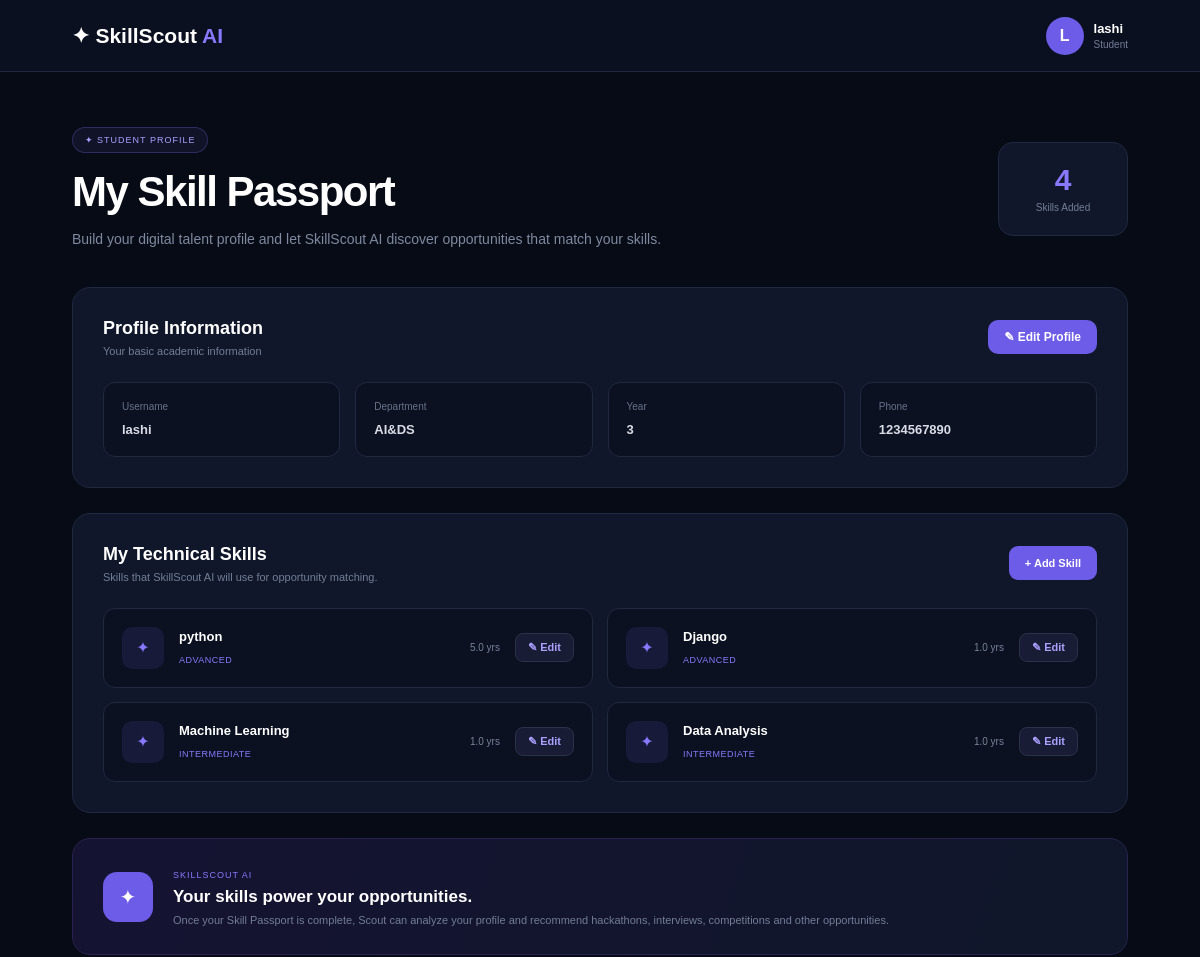
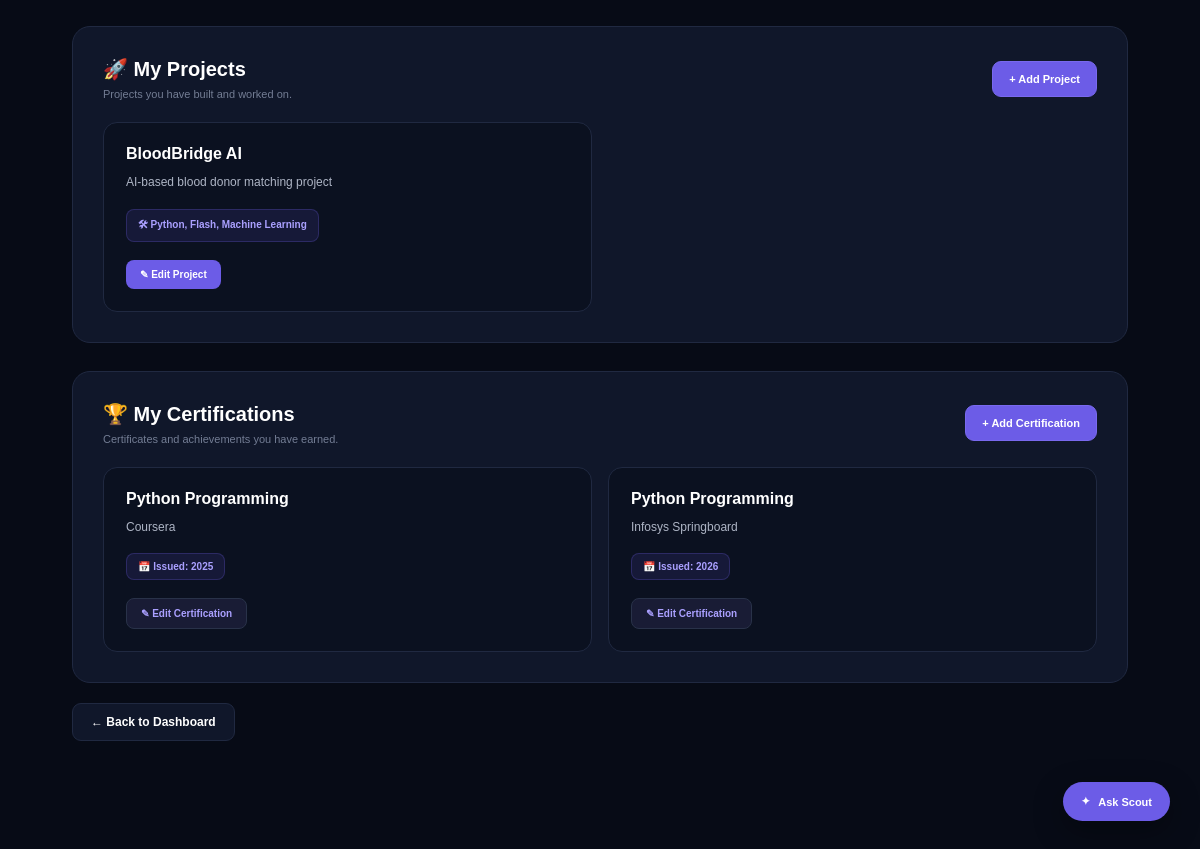
The app's page /student/skills/ (signed in) with its own data (2 pictures, top to bottom).
### core/models.py (models this page shows, shortened)
class Profile(models.Model):
    ROLE_CHOICES = [
        ("STUDENT", "Student"),
        ("STAFF", "Staff"),
        ("HOD", "HOD"),
    ]
    user = models.OneToOneField(
        User,
        on_delete=models.CASCADE
    )
    role = models.CharField(
        max_length=20,
        choices=ROLE_CHOICES,
        default="STUDENT"
    )
    department = models.CharField(
        max_length=100,
        blank=True
    )
    phone = models.CharField(
        max_length=15,
        blank=True
    )
    year = models.PositiveIntegerField(
        null=True,
        blank=True
    )

class StudentSkill(models.Model):
    SKILL_LEVELS = [
        ("BEGINNER", "Beginner"),
        ("INTERMEDIATE", "Intermediate"),
        ("ADVANCED", "Advanced"),
        ("EXPERT", "Expert"),
    ]
    profile = models.ForeignKey(
        Profile,
        on_delete=models.CASCADE,
        related_name="skills"
    )
    skill_name = models.CharField(
        max_length=100
    )
    skill_level = models.CharField(
        max_length=20,
        choices=SKILL_LEVELS,
        default="BEGINNER"
    )
    years_experience = models.FloatField(
        default=0
    )

class StudentProject(models.Model):
    profile = models.ForeignKey(
        Profile,
        on_delete=models.CASCADE,
        related_name="projects"
    )
    project_title = models.CharField(
        max_length=150
    )
    description = models.TextField(
        blank=True
    )
    technologies = models.CharField(
        max_length=300,
        blank=True
    )
    project_type = models.CharField(
        max_length=100,
        blank=True
    )

class StudentCertification(models.Model):
    profile = models.ForeignKey(
        Profile,
        on_delete=models.CASCADE,
        related_name="certifications"
    )
    certificate_name = models.CharField(
        max_length=150
    )
    issuing_organization = models.CharField(
        max_length=150
    )
    issue_year = models.PositiveIntegerField(
        null=True,
        blank=True
    )

### core/views.py (the view)
# urls.py: path("student/skills/", skill_passport, name="skill_passport"),
def skill_passport(request):
    profile, created = Profile.objects.get_or_create(
        user=request.user,
        defaults={
            "role": "STUDENT"
        }
    )
    if request.method == "POST":
        form = StudentSkillForm(request.POST)
        if form.is_valid():
            skill = form.save(commit=False)
            skill.profile = profile
            skill.save()
            return redirect("skill_passport")
    else:
        form = StudentSkillForm()
    skills = StudentSkill.objects.filter(
        profile=profile
    )
    projects = StudentProject.objects.filter(
        profile=profile
    )
    certifications = StudentCertification.objects.filter(
        profile=profile
    )
    return render(
        request,
        "student/skill_passport.html",
        {
            "profile": profile,
            "skills": skills,
            "projects": projects,
            "certifications": certifications,
            "form": form,
        }
    )

### templates/student/skill_passport.html (shortened to what this page needs)
{% load static %}
<!DOCTYPE html>
<html lang="en">
<head>
    <link rel="stylesheet"
          href="{% static 'css/skill_passport.css' %}">
</head>
<body>
<div class="passport-page">
    <header class="topbar">
        <div class="brand">
            ✦ SkillScout <span>AI</span>
        </div>
        <div class="user-area">
            <div class="avatar">
                {{ request.user.username|first|upper }}
            </div>
            <div>
                <strong>
                    {{ request.user.username }}
                </strong>
                <small>
                    Student
                </small>
            </div>
        </div>
    </header>
    <main class="passport-container">
        <div class="welcome">
            <div>
                <span class="badge">
                    ✦ STUDENT PROFILE
                </span>
                <h1>
                    My Skill Passport
                </h1>
                <p>
                    Build your digital talent profile and
                    let SkillScout AI discover opportunities
                    that match your skills.
                </p>
            </div>
            <div class="profile-score">
                <div class="score">
                    {{ skills|length }}
                </div>
                <span>
                    Skills Added
                </span>
            </div>
        </div>
        <section class="profile-card">
            <div class="section-title">
                <div>
                    <h2>
                        Profile Information
                    </h2>
                    <p>
                        Your basic academic information
                    </p>
                </div>
                <a href="{% url 'edit_profile' %}" class="edit-button">
                    ✎ Edit Profile
                </a>
            </div>
            <div class="profile-grid">
                <div class="info-box">
                    <label>
                        Username
                    </label>
                    <strong>
                        {{ request.user.username }}
                    </strong>
                </div>
                <div class="info-box">
                    <label>
                        Department
                    </label>
                    <strong>
                        {{ profile.department|default:"Not added" }}
                    </strong>
                </div>
                <div class="info-box">
                    <label>
                        Year
                    </label>
                    <strong>
                        {{ profile.year|default:"Not added" }}
                    </strong>
                </div>
                <div class="info-box">
                    <label>
                        Phone
                    </label>
                    <strong>
                        {{ profile.phone|default:"Not added" }}
                    </strong>
                </div>
            </div>
        </section>
        <section class="skills-section">
            <div class="section-title">
                <div>
                    <h2>
                        My Technical Skills
                    </h2>
                    <p>
                        Skills that SkillScout AI will use
                        for opportunity matching.
                    </p>
                </div>
                <button
                    class="add-button"
                    onclick="openSkillForm()">
                    + Add Skill
                </button>
            </div>
            <div class="skills-grid">
    {% for skill in skills %}
        <div class="skill-card">
            <div class="skill-icon">
                ✦
            </div>
            <div class="skill-info">
                <h3>
                    {{ skill.skill_name }}
                </h3>
                <span>
                    {{ skill.skill_level }}
                </span>
            </div>
            <div class="experience">
                {{ skill.years_experience }} yrs
            </div>
            <a
                href="{% url 'edit_skill' skill.id %}"
                class="edit-skill">
                ✎ Edit
            </a>
        </div>
    {% endfor %}
</div>
        </section>
        <section class="ai-card">
            <div class="ai-icon">
                ✦
            </div>
            <div>
                <span>
                    SKILLSCOUT AI
                </span>
                <h2>
                    Your skills power your opportunities.
                </h2>
                <p>
                    Once your Skill Passport is complete,
                    Scout can analyze your profile and
                    recommend hackathons, interviews,
                    competitions and other opportunities.
                </p>
            </div>
        </section>
<section class="portfolio-section">
    <div class="section-header">
        <div>
            <h2>
                🚀 My Projects
            </h2>
            <p>
                Projects you have built and worked on.
            </p>
        </div>
        <a
            class="portfolio-add"
            href="{% url 'student_projects' %}">
            + Add Project
        </a>
    </div>
    {% if projects %}
        <div class="portfolio-grid">
            {% for project in projects %}
<div class="portfolio-card">
    <h3>
        {{ project.project_title }}
    </h3>
    <p>
        {{ project.description }}
    </p>
    {% if project.technologies %}
        <span class="portfolio-tech">
            🛠 {{ project.technologies }}
        </span>
    {% endif %}
    <div class="project-actions">
        <a
            href="{% url 'edit_project' project.id %}"
            class="edit-project">
            ✎ Edit Project
        </a>
    </div>
</div>
{% endfor %}
        </div>
    {% endif %}
</section>
<section class="portfolio-section">
    <div class="section-header">
        <div>
            <h2>
                🏆 My Certifications
            </h2>
            <p>
                Certificates and achievements you have earned.
            </p>
        </div>
        <a
            class="portfolio-add"
            href="{% url 'student_certifications' %}">
            + Add Certification
        </a>
    </div>
    {% if certifications %}
        <div class="portfolio-grid">
            {% for certificate in certifications %}
                <div class="portfolio-card">
    <h3>
        {{ certificate.certificate_name }}
    </h3>
    <p>
        {{ certificate.issuing_organization }}
    </p>
    {% if certificate.issue_year %}
        <span class="portfolio-tech">
            📅 Issued: {{ certificate.issue_year }}
        </span>
    {% endif %}
    <div class="portfolio-actions">
        <a
            href="{% url 'edit_certification' certificate.id %}"
            class="edit-portfolio">
            ✎ Edit Certification
        </a>
    </div>
</div>
            {% endfor %}
        </div>
    {% endif %}
</section>
<div class="dashboard-back">
    <a href="{% url 'student_dashboard' %}">
        ← Back to Dashboard
    </a>
</div>
    <a href="{% url 'ai_assistant' %}" class="chat-button">
    ✦
    <span>
        Ask Scout
    </span>
    </a>
</div>
</body>
</html>

### records on screen
Profile: department "AI&DS", year "3", phone "1234567890"
StudentSkill: skill_name "python", skill_level "ADVANCED", years_experience "5.0"
StudentSkill: skill_name "Django", skill_level "ADVANCED", years_experience "1.0"
StudentSkill: skill_name "Machine Learning", skill_level "INTERMEDIATE", years_experience "1.0"
StudentSkill: skill_name "Data Analysis", skill_level "INTERMEDIATE", years_experience "1.0"
StudentProject: project_title "BloodBridge AI", description "AI-based blood donor matching project", technologies "Python, Flash, Machine Learning"
StudentCertification: certificate_name "Python Programming", issuing_organization "Coursera", issue_year "2025"
StudentCertification: certificate_name "Python Programming", issuing_organization "Infosys Springboard", issue_year "2026"

### other values on screen
{{ request.user.username|first|upper }} "L"
{{ request.user.username }} "lashi"
{{ skills|length }} "4"
